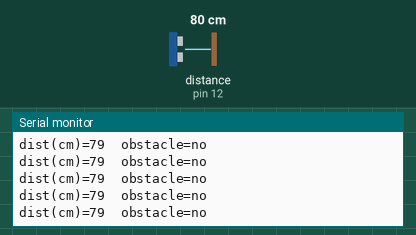
A sketch run on a simulated Arduino Uno, built with avr-gcc and run on an emulated ATmega328P. Shown: the last lines printed to the serial monitor. Wiring (inferred from the names in the program): ultrasonic range finder: trigger pin 13; echo pin 12. The test bench sets the inputs (shaded band); at power-on: distance to the obstacle (sensor on pin 12) 80 cm. The echo pulse lasts 58.3 µs per cm.

Above: at 1.2 s.
1.3 s: distance to the obstacle (sensor on pin 12) set to 2 cm
At 1.32 s:
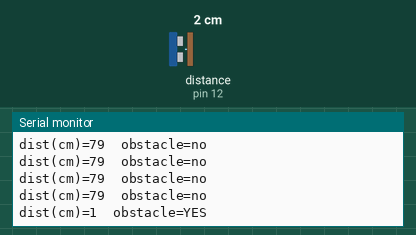
3.2 s: distance to the obstacle (sensor on pin 12) set to 4 cm
At 3.2 s:
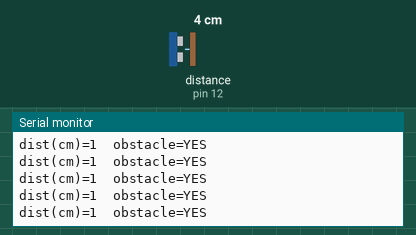
6.2 s: distance to the obstacle (sensor on pin 12) set to 9 cm
At 6.25 s:
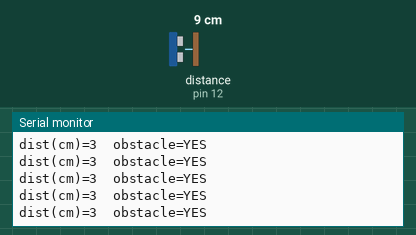
9.2 s: distance to the obstacle (sensor on pin 12) set to 120 cm
At 9.26 s:
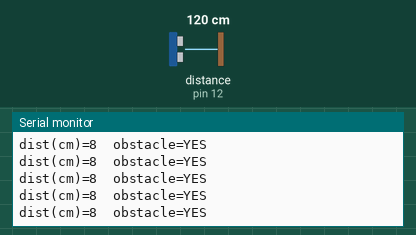
12.2 s: distance to the obstacle (sensor on pin 12) set to 35 cm
At 12.24 s:
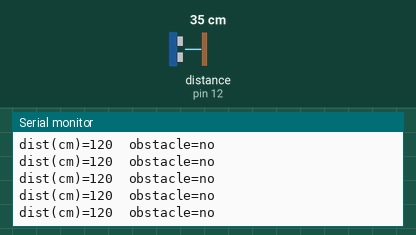
Timing chart, 0 to 15.2 s (numbered marks = the images above; inputs shaded):
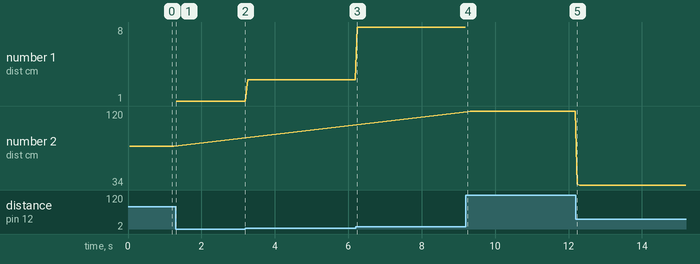

The sketch:

02_ultrasonic_test.ino
```cpp
/*
 * 02_ultrasonic_test — HC-SR04 거리 측정
 * ---------------------------------------------------------------------------
 * 핀맵 (통합 배치도): TRIG = D13, ECHO = D12 (ECHO 직결)
 * 시리얼(9600)에 거리(cm)와 장애물 여부 출력.
 */

const uint8_t PIN_TRIG = 13;
const uint8_t PIN_ECHO = 12;

const int OBSTACLE_CM = 12;                     // 이 거리 이하면 장애물
const unsigned long ULTRASONIC_INTERVAL_MS = 60;

long readDistanceCm() {
  digitalWrite(PIN_TRIG, LOW);  delayMicroseconds(2);
  digitalWrite(PIN_TRIG, HIGH); delayMicroseconds(10);
  digitalWrite(PIN_TRIG, LOW);
  unsigned long dur = pulseIn(PIN_ECHO, HIGH, 25000UL);  // 25ms ≈ 4m
  if (dur == 0) return 999;                              // 반향 없음(트여 있음)
  return (long)(dur * 0.0343 / 2.0);
}

void setup() {
  pinMode(PIN_TRIG, OUTPUT);
  pinMode(PIN_ECHO, INPUT);
  digitalWrite(PIN_TRIG, LOW);
  Serial.begin(9600);
  Serial.println(F("=== ultrasonic test (TRIG=D13, ECHO=D12) ==="));
}

void loop() {
  long cm = readDistanceCm();
  Serial.print(F("dist(cm)="));
  Serial.print(cm);
  Serial.print(F("  obstacle="));
  Serial.println(cm <= OBSTACLE_CM ? F("YES") : F("no"));
  delay(ULTRASONIC_INTERVAL_MS);
}
```

Measured:
- after the input at 1.3 s, the serial monitor: prints a new line at once (image 1)
- plotted number 1: 1 → 3 after the input at 3.2 s, 3 → 8 after the input at 6.2 s
- plotted number 2: 79 → 120 after the input at 9.2 s, 120 → 34 after the input at 12.2 s
